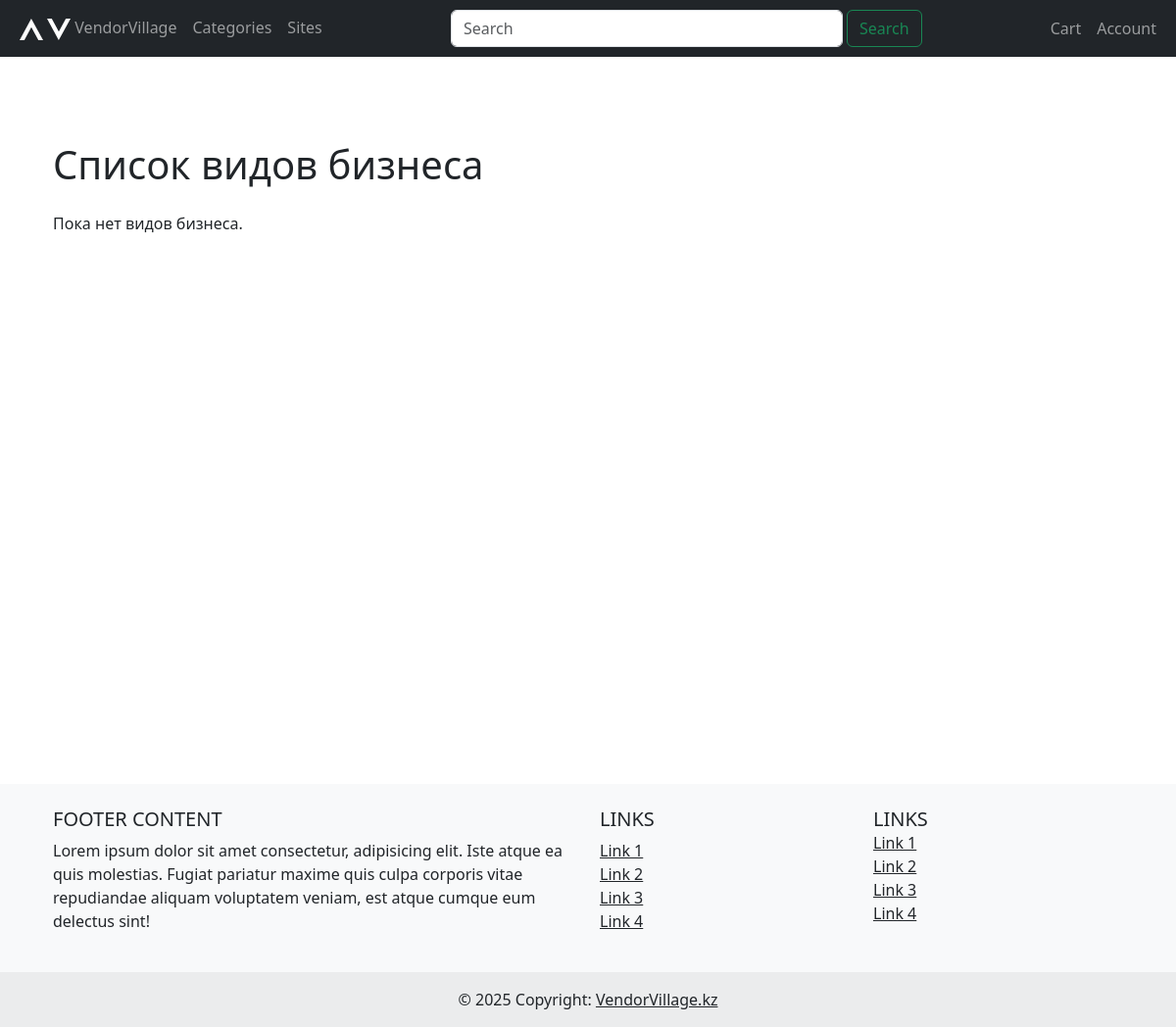
Before: /bussiness_categories with the older database file.
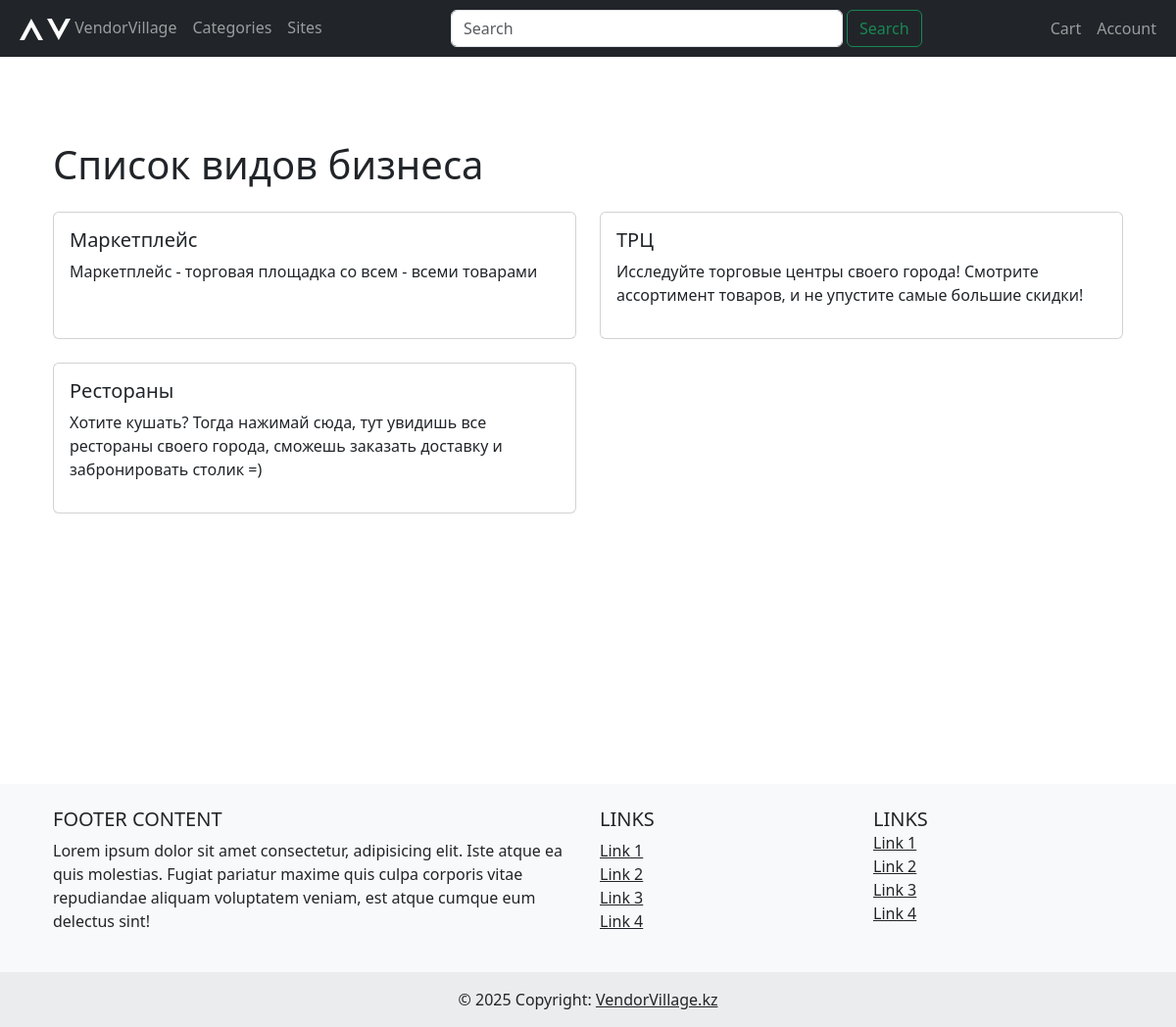
After: the same page with the newer database file.
### core/models.py (models this page shows, shortened)
class BusinessType(models.Model):
    name = models.CharField(max_length=100, unique=True)
    description = models.TextField(blank=True, null=True)
    url = models.CharField(max_length=100, blank=True, null=True, default='no_url')

### core/views.py (the view)
# urls.py: path('bussiness_categories', views.bussiness_categories_list, name='bussiness_categories_list'),
def bussiness_categories_list(request):
    business_types = BusinessType.objects.all()
    context = {
        'business_types': business_types
    }
    return render(request, 'core/bussiness_list.html', context)

### templates/core/bussiness_list.html (shortened to what this page needs)
{% extends "base.html" %}
{% load static %}
{% block content %}
<div class="container my-5">
    <h1 class="mb-4">Список видов бизнеса</h1>
    {% if business_types %}
        <div class="row row-cols-1 row-cols-md-2 g-4">
            {% for bt in business_types %}
                <div class="col">
                    <div class="card h-100">
                        <div class="card-body position-relative">
                            <h5 class="card-title">{{ bt.name }}</h5>
                            <p class="card-text">{{ bt.description }}</p>
                        </div>
                    </div>
                </div>
            {% endfor %}
        </div>
    {% else %}
        <p>Пока нет видов бизнеса.</p>
    {% endif %}
</div>
{% endblock %}

Changed rows visible on the page:
added BusinessType: name "Маркетплейс", description "Маркетплейс - торговая площадка со всем - всеми товарами"
added BusinessType: name "ТРЦ", description "Исследуйте торговые центры своего города! Смотрите ассортимент товаров, и не упустите самые большие скидки!"
added BusinessType: name "Рестораны", description "Хотите кушать? Тогда нажимай сюда, тут увидишь все рестораны своего города, сможешь заказать доставку и забронировать столик =)"
Other visible differences:
text no longer shown: "Пока нет видов бизнеса."
